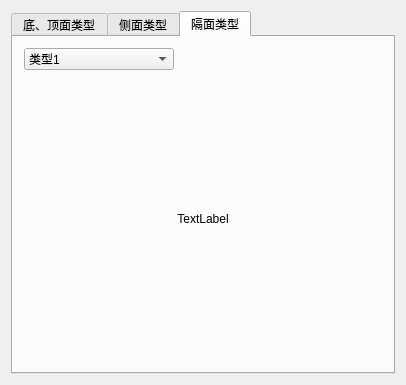
<?xml version="1.0" encoding="UTF-8"?>
<ui version="4.0">
 <class>ui_TowerHeadTypeClass</class>
 <widget class="QDialog" name="ui_TowerHeadTypeClass">
  <property name="geometry">
   <rect>
    <x>0</x>
    <y>0</y>
    <width>406</width>
    <height>385</height>
   </rect>
  </property>
  <property name="windowTitle">
   <string>查看类型</string>
  </property>
  <layout class="QVBoxLayout" name="verticalLayout">
   <item>
    <widget class="QTabWidget" name="tabWidget">
     <property name="currentIndex">
      <number>2</number>
     </property>
     <widget class="QWidget" name="tab_4">
      <attribute name="title">
       <string>底、顶面类型</string>
      </attribute>
      <layout class="QVBoxLayout" name="verticalLayout_5">
       <item>
        <widget class="QComboBox" name="combo_BU">
         <property name="maximumSize">
          <size>
           <width>150</width>
           <height>16777215</height>
          </size>
         </property>
         <item>
          <property name="text">
           <string>类型1</string>
          </property>
         </item>
         <item>
          <property name="text">
           <string>类型2</string>
          </property>
         </item>
         <item>
          <property name="text">
           <string>类型3</string>
          </property>
         </item>
         <item>
          <property name="text">
           <string>类型4</string>
          </property>
         </item>
        </widget>
       </item>
       <item>
        <widget class="QLabel" name="label_BU">
         <property name="text">
          <string>TextLabel</string>
         </property>
         <property name="alignment">
          <set>Qt::AlignCenter</set>
         </property>
        </widget>
       </item>
      </layout>
     </widget>
     <widget class="QWidget" name="tab_5">
      <attribute name="title">
       <string>侧面类型</string>
      </attribute>
      <layout class="QVBoxLayout" name="verticalLayout_6">
       <item>
        <widget class="QComboBox" name="combo_S">
         <property name="maximumSize">
          <size>
           <width>150</width>
           <height>16777215</height>
          </size>
         </property>
         <item>
          <property name="text">
           <string>类型1</string>
          </property>
         </item>
         <item>
          <property name="text">
           <string>类型2</string>
          </property>
         </item>
         <item>
          <property name="text">
           <string>类型3</string>
          </property>
         </item>
        </widget>
       </item>
       <item>
        <widget class="QLabel" name="label_S">
         <property name="text">
          <string>TextLabel</string>
         </property>
         <property name="alignment">
          <set>Qt::AlignCenter</set>
         </property>
        </widget>
       </item>
      </layout>
     </widget>
     <widget class="QWidget" name="tab_6">
      <attribute name="title">
       <string>隔面类型</string>
      </attribute>
      <layout class="QVBoxLayout" name="verticalLayout_7">
       <item>
        <widget class="QComboBox" name="combo_g">
         <property name="maximumSize">
          <size>
           <width>150</width>
           <height>16777215</height>
          </size>
         </property>
         <item>
          <property name="text">
           <string>类型1</string>
          </property>
         </item>
         <item>
          <property name="text">
           <string>类型2</string>
          </property>
         </item>
         <item>
          <property name="text">
           <string>类型3</string>
          </property>
         </item>
         <item>
          <property name="text">
           <string>类型4</string>
          </property>
         </item>
         <item>
          <property name="text">
           <string>类型5</string>
          </property>
         </item>
        </widget>
       </item>
       <item>
        <widget class="QLabel" name="label_g">
         <property name="text">
          <string>TextLabel</string>
         </property>
         <property name="alignment">
          <set>Qt::AlignCenter</set>
         </property>
        </widget>
       </item>
      </layout>
     </widget>
    </widget>
   </item>
  </layout>
 </widget>
 <layoutdefault spacing="6" margin="11"/>
 <resources/>
 <connections/>
</ui>
